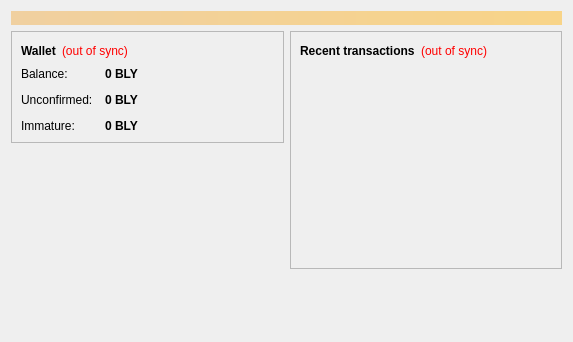
<?xml version="1.0" encoding="UTF-8"?>
<ui version="4.0">
 <class>OverviewPage</class>
 <widget class="QWidget" name="OverviewPage">
  <property name="geometry">
   <rect>
    <x>0</x>
    <y>0</y>
    <width>573</width>
    <height>342</height>
   </rect>
  </property>
  <property name="windowTitle">
   <string>Form</string>
  </property>
  <layout class="QVBoxLayout" name="topLayout">
   <item>
    <widget class="QLabel" name="labelAlerts">
     <property name="visible">
      <bool>false</bool>
     </property>
     <property name="styleSheet">
      <string notr="true">background-color: qlineargradient(x1: 0, y1: 0, x2: 1, y2: 0, stop:0 #F0D0A0, stop:1 #F8D488); color:#000000;</string>
     </property>
     <property name="wordWrap">
      <bool>true</bool>
     </property>
     <property name="margin">
      <number>3</number>
     </property>
    </widget>
   </item>
   <item>
    <layout class="QHBoxLayout" name="horizontalLayout" stretch="1,1">
     <item>
      <layout class="QVBoxLayout" name="verticalLayout_2">
       <item>
        <widget class="QFrame" name="frame">
         <property name="frameShape">
          <enum>QFrame::StyledPanel</enum>
         </property>
         <property name="frameShadow">
          <enum>QFrame::Raised</enum>
         </property>
         <layout class="QVBoxLayout" name="verticalLayout_4">
          <item>
           <layout class="QHBoxLayout" name="horizontalLayout_4">
            <item>
             <widget class="QLabel" name="label_5">
              <property name="font">
               <font>
                <weight>75</weight>
                <bold>true</bold>
               </font>
              </property>
              <property name="text">
               <string>Wallet</string>
              </property>
             </widget>
            </item>
            <item>
             <widget class="QLabel" name="labelWalletStatus">
              <property name="toolTip">
               <string>The displayed information may be out of date. Your wallet automatically synchronizes with the Billycoin network after a connection is established, but this process has not completed yet.</string>
              </property>
              <property name="styleSheet">
               <string notr="true">QLabel { color: red; }</string>
              </property>
              <property name="text">
               <string notr="true">(out of sync)</string>
              </property>
              <property name="alignment">
               <set>Qt::AlignLeading|Qt::AlignLeft|Qt::AlignVCenter</set>
              </property>
             </widget>
            </item>
            <item>
             <spacer name="horizontalSpacer_2">
              <property name="orientation">
               <enum>Qt::Horizontal</enum>
              </property>
              <property name="sizeHint" stdset="0">
               <size>
                <width>40</width>
                <height>20</height>
               </size>
              </property>
             </spacer>
            </item>
           </layout>
          </item>
          <item>
           <layout class="QFormLayout" name="formLayout_2">
            <property name="fieldGrowthPolicy">
             <enum>QFormLayout::AllNonFixedFieldsGrow</enum>
            </property>
            <property name="horizontalSpacing">
             <number>12</number>
            </property>
            <property name="verticalSpacing">
             <number>12</number>
            </property>
            <item row="0" column="0">
             <widget class="QLabel" name="label">
              <property name="text">
               <string>Balance:</string>
              </property>
             </widget>
            </item>
            <item row="0" column="1">
             <widget class="QLabel" name="labelBalance">
              <property name="font">
               <font>
                <weight>75</weight>
                <bold>true</bold>
               </font>
              </property>
              <property name="cursor">
               <cursorShape>IBeamCursor</cursorShape>
              </property>
              <property name="toolTip">
               <string>Your current balance</string>
              </property>
              <property name="text">
               <string notr="true">0 BLY</string>
              </property>
              <property name="textInteractionFlags">
               <set>Qt::LinksAccessibleByMouse|Qt::TextSelectableByKeyboard|Qt::TextSelectableByMouse</set>
              </property>
             </widget>
            </item>
            <item row="1" column="0">
             <widget class="QLabel" name="label_3">
              <property name="text">
               <string>Unconfirmed:</string>
              </property>
             </widget>
            </item>
            <item row="1" column="1">
             <widget class="QLabel" name="labelUnconfirmed">
              <property name="font">
               <font>
                <weight>75</weight>
                <bold>true</bold>
               </font>
              </property>
              <property name="cursor">
               <cursorShape>IBeamCursor</cursorShape>
              </property>
              <property name="toolTip">
               <string>Total of transactions that have yet to be confirmed, and do not yet count toward the current balance</string>
              </property>
              <property name="text">
               <string notr="true">0 BLY</string>
              </property>
              <property name="textInteractionFlags">
               <set>Qt::LinksAccessibleByMouse|Qt::TextSelectableByKeyboard|Qt::TextSelectableByMouse</set>
              </property>
             </widget>
            </item>
            <item row="2" column="0">
             <widget class="QLabel" name="labelImmatureText">
              <property name="text">
               <string>Immature:</string>
              </property>
             </widget>
            </item>
            <item row="2" column="1">
             <widget class="QLabel" name="labelImmature">
              <property name="font">
               <font>
                <weight>75</weight>
                <bold>true</bold>
               </font>
              </property>
              <property name="toolTip">
               <string>Mined balance that has not yet matured</string>
              </property>
              <property name="text">
               <string notr="true">0 BLY</string>
              </property>
              <property name="textInteractionFlags">
               <set>Qt::LinksAccessibleByMouse|Qt::TextSelectableByKeyboard|Qt::TextSelectableByMouse</set>
              </property>
             </widget>
            </item>
           </layout>
          </item>
         </layout>
        </widget>
       </item>
       <item>
        <spacer name="verticalSpacer">
         <property name="orientation">
          <enum>Qt::Vertical</enum>
         </property>
         <property name="sizeHint" stdset="0">
          <size>
           <width>20</width>
           <height>40</height>
          </size>
         </property>
        </spacer>
       </item>
      </layout>
     </item>
     <item>
      <layout class="QVBoxLayout" name="verticalLayout_3">
       <item>
        <widget class="QFrame" name="frame_2">
         <property name="frameShape">
          <enum>QFrame::StyledPanel</enum>
         </property>
         <property name="frameShadow">
          <enum>QFrame::Raised</enum>
         </property>
         <layout class="QVBoxLayout" name="verticalLayout">
          <item>
           <layout class="QHBoxLayout" name="horizontalLayout_2">
            <item>
             <widget class="QLabel" name="label_4">
              <property name="text">
               <string>&lt;b&gt;Recent transactions&lt;/b&gt;</string>
              </property>
             </widget>
            </item>
            <item>
             <widget class="QLabel" name="labelTransactionsStatus">
              <property name="toolTip">
               <string>The displayed information may be out of date. Your wallet automatically synchronizes with the Billycoin network after a connection is established, but this process has not completed yet.</string>
              </property>
              <property name="styleSheet">
               <string notr="true">QLabel { color: red; }</string>
              </property>
              <property name="text">
               <string notr="true">(out of sync)</string>
              </property>
              <property name="alignment">
               <set>Qt::AlignRight|Qt::AlignTrailing|Qt::AlignVCenter</set>
              </property>
             </widget>
            </item>
            <item>
             <spacer name="horizontalSpacer">
              <property name="orientation">
               <enum>Qt::Horizontal</enum>
              </property>
              <property name="sizeHint" stdset="0">
               <size>
                <width>40</width>
                <height>20</height>
               </size>
              </property>
             </spacer>
            </item>
           </layout>
          </item>
          <item>
           <widget class="QListView" name="listTransactions">
            <property name="styleSheet">
             <string notr="true">QListView { background: transparent; }</string>
            </property>
            <property name="frameShape">
             <enum>QFrame::NoFrame</enum>
            </property>
            <property name="verticalScrollBarPolicy">
             <enum>Qt::ScrollBarAlwaysOff</enum>
            </property>
            <property name="horizontalScrollBarPolicy">
             <enum>Qt::ScrollBarAlwaysOff</enum>
            </property>
            <property name="selectionMode">
             <enum>QAbstractItemView::NoSelection</enum>
            </property>
           </widget>
          </item>
         </layout>
        </widget>
       </item>
       <item>
        <spacer name="verticalSpacer_2">
         <property name="orientation">
          <enum>Qt::Vertical</enum>
         </property>
         <property name="sizeHint" stdset="0">
          <size>
           <width>20</width>
           <height>40</height>
          </size>
         </property>
        </spacer>
       </item>
      </layout>
     </item>
    </layout>
   </item>
  </layout>
 </widget>
 <resources/>
 <connections/>
</ui>
